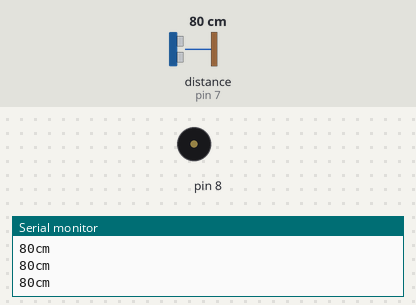
This sketch was run on a simulated Arduino Uno, built with avr-gcc and run on an emulated ATmega328P. Parts: buzzer (waves = sounding), the last lines printed to the serial monitor. Wiring (inferred from the names in the program): ultrasonic range finder: trigger pin 7; echo pin 7. The inputs (shaded band) are chosen by the test bench; at power-on: distance to the obstacle (sensor on pin 7) 80 cm. The echo pulse lasts 58.3 µs per cm.

Above: at 1.2 s.
1.3 s: distance to the obstacle (sensor on pin 7) set to 55 cm
2.8 s: distance to the obstacle (sensor on pin 7) set to 46 cm
At 3.08 s:
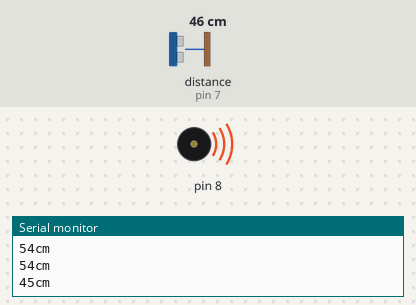
Timing chart, 0 to 11.8 s (numbered marks = the images above; inputs shaded):
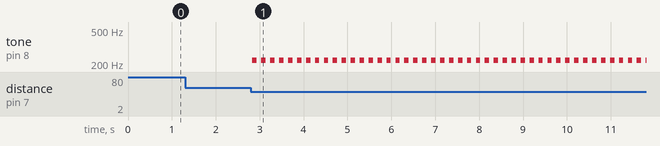

Measured:
- the behaviour switches between 51 and 50 cm on distance to the obstacle (sensor on pin 7) (found by bisection; images 0 and 1)
- after the input at 2.8 s, tone on pin 8: alternates 220 Hz for 0.10 s and silent for 0.10 s, starting at once

The sketch:

distance_alarm1__1_.ino
```cpp
const int pingPin = 7;
int Led = 10;
void setup()
{
  Serial.begin(9600);
}

void loop()
{
  long duration,cm;


  pinMode(pingPin, OUTPUT);
  digitalWrite(pingPin, LOW);
  delayMicroseconds(2);
  digitalWrite(pingPin, HIGH);
  delayMicroseconds(5);
  digitalWrite(pingPin, LOW);

  pinMode(pingPin, INPUT);
  duration = pulseIn(pingPin, HIGH);

  cm = microsecondsToCentimeters(duration);
  if(cm<50){
  	digitalWrite(Led,HIGH);
    tone(8,220,100);
    delay(100);
  }
  if(cm>50){
    digitalWrite(Led,LOW);
  }

  Serial.print(cm);
  Serial.print("cm");
  Serial.println();

  delay(100);


}

long microsecondsToCentimeters(long microseconds){
  return microseconds / 29 /2;
}
```
